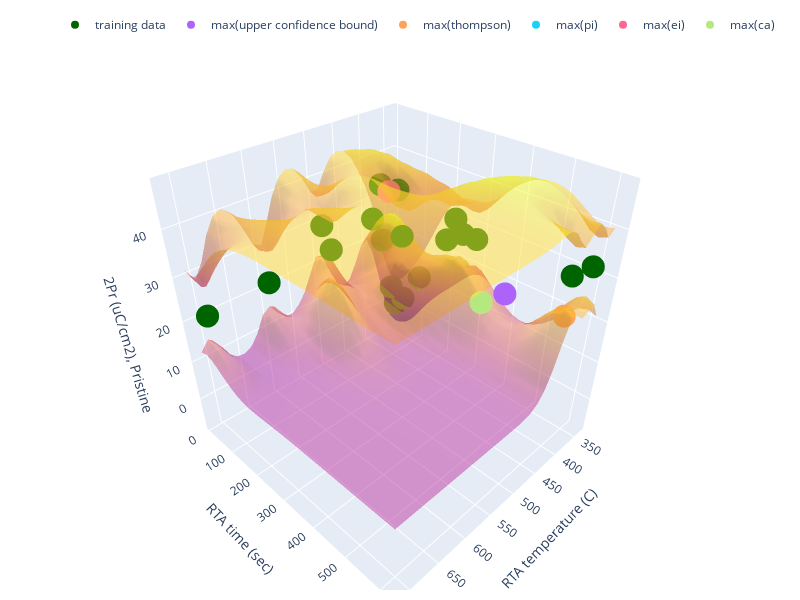

Source (notebook cell):
### Code cell
# Plot the acquisition function results alongside the confidence bound surfaces
pred_var = obs.variance.view(n, n).detach().numpy().T
lower, upper = obs.confidence_region()
upper_surf = upper.detach().numpy().reshape(30,30).T
lower_surf = lower.detach().numpy().reshape(30,30).T

ucb = np.unravel_index(upper_surf.argmax(), upper_surf.shape)
max_var = np.unravel_index(pred_var.argmax(), pred_var.shape)
ei = np.unravel_index(EI_acq_shape.argmax(), EI_acq_shape.shape)
pi = np.unravel_index(PI_acq_shape.argmax(), PI_acq_shape.shape)

# plot?...
import plotly.graph_objects as go
fig = go.Figure(data=[go.Surface(z = upper_surf, x=test_grid[:,0], y=test_grid[:,1], opacity=0.5, showscale=False)])
fig.add_trace(go.Surface(z = lower_surf, x=test_grid[:,0], y=test_grid[:,1], opacity=0.5, showscale=False))
fig.add_trace(go.Scatter3d(x=train_x[:,0].numpy(), y=train_x[:,1].numpy(), 
                            z=train_y.numpy(), mode='markers', name='training data', marker={'color':'darkgreen'}))

fig.add_trace(go.Scatter3d(x=test_grid[ucb[1], 0].numpy(), y=test_grid[ucb[0], 1].numpy(), 
                            z=[pred_labels[ucb[0], ucb[1]]], mode='markers', name='max(upper confidence bound)')) 
fig.add_trace(go.Scatter3d(x=test_grid[th[1], 0].numpy(), y=test_grid[th[0],1].numpy(), 
                            z=[pred_labels[th[0], th[1]].detach().numpy()], mode='markers', name='max(thompson)')) 
fig.add_trace(go.Scatter3d(x=test_grid[pi[1], 0].numpy(), y=test_grid[pi[0], 1].numpy(), z=[pred_labels[pi[0], pi[1]]], mode='markers', name='max(pi)'))

fig.add_trace(go.Scatter3d(x=test_grid[ei[1], 0].numpy(), y=test_grid[ei[0], 1].numpy(), z=[pred_labels[ei
[0], ei[1]]], mode='markers', name='max(ei)'))

fig.add_trace(go.Scatter3d(x=test_grid[ca[1], 0].numpy(), y=test_grid[ca[0], 1].numpy(), z=[pred_labels[ca[0], ca[1]]], mode='markers', name='max(ca)'))


fig.update_layout( width=800, height=600,
                  margin=dict(r=20, l=10, b=10, t=10),
                  legend=dict(orientation="h", yanchor="bottom", y=1.02, xanchor="right",x=1),
                  scene=dict(
                    xaxis_title="RTA temperature (C)",
                    yaxis_title="RTA time (sec)",
                    zaxis_title='2Pr (uC/cm2), Pristine')
                  )
fig.show()

### Figure 1 — Plotly figure (JSON) as saved in the notebook; plotly's stock layout.template omitted (floating-point values rounded to 4 significant figures; data arrays with more than 128 entries replaced by an {"elided": "..."} marker saying what was removed)
{"data": [{"opacity": 0.5, "showscale": false, "type": "surface", "x": [337.5, 350.4, 363.4, 376.3, 389.2, 402.2, 415.1, 428.0, 440.9, 453.9, 466.8, 479.7, 492.7, 505.6, 518.5, 531.5, 544.4, 557.3, 570.3, 583.2, 596.1, 609.1, 622.0, 634.9, 647.8, 660.8, 673.7, 686.6, 699.6, 712.5], "y": [9.643, 30.7, 51.76, 72.82, 93.88, 114.9, 136.0, 157.1, 178.1, 199.2, 220.2, 241.3, 262.4, 283.4, 304.5, 325.5, 346.6, 367.6, 388.7, 409.8, 430.8, 451.9, 472.9, 494.0, 515.1, 536.1, 557.2, 578.2, 599.3, 620.4], "z": {"elided": "30x30 float values"}}, {"opacity": 0.5, "showscale": false, "type": "surface", "x": [337.5, 350.4, 363.4, 376.3, 389.2, 402.2, 415.1, 428.0, 440.9, 453.9, 466.8, 479.7, 492.7, 505.6, 518.5, 531.5, 544.4, 557.3, 570.3, 583.2, 596.1, 609.1, 622.0, 634.9, 647.8, 660.8, 673.7, 686.6, 699.6, 712.5], "y": [9.643, 30.7, 51.76, 72.82, 93.88, 114.9, 136.0, 157.1, 178.1, 199.2, 220.2, 241.3, 262.4, 283.4, 304.5, 325.5, 346.6, 367.6, 388.7, 409.8, 430.8, 451.9, 472.9, 494.0, 515.1, 536.1, 557.2, 578.2, 599.3, 620.4], "z": {"elided": "30x30 float values"}}, {"marker": {"color": "darkgreen"}, "mode": "markers", "name": "training data", "type": "scatter3d", "x": [350, 350, 350, 350, 350, 360, 380, 400, 400, 400, 400, 400, 500, 600, 700, 389.2, 544.4, 440.9, 402.2], "y": [30, 60, 120, 300, 600, 30, 30, 30, 60, 120, 300, 600, 30, 30, 30, 309.6, 150, 199.9, 279.7], "z": [0.311, 3.051, 11.49, 27.85, 32.44, 5.915, 20.17, 26.67, 35.82, 36.27, 35.19, 33.62, 30.26, 22.56, 21.47, 31.51, 31.27, 30.21, 29.98]}, {"mode": "markers", "name": "max(upper confidence bound)", "type": "scatter3d", "x": [402.2], "y": [451.9], "z": [23.95]}, {"mode": "markers", "name": "max(thompson)", "type": "scatter3d", "x": [376.3], "y": [578.2], "z": [22.39]}, {"mode": "markers", "name": "max(pi)", "type": "scatter3d", "x": [415.1], "y": [114.9], "z": [36.48]}, {"mode": "markers", "name": "max(ei)", "type": "scatter3d", "x": [415.1], "y": [114.9], "z": [36.48]}, {"mode": "markers", "name": "max(ca)", "type": "scatter3d", "x": [453.9], "y": [451.9], "z": [25.51]}], "layout": {"height": 600, "legend": {"orientation": "h", "x": 1, "xanchor": "right", "y": 1.02, "yanchor": "bottom"}, "margin": {"b": 10, "l": 10, "r": 20, "t": 10}, "scene": {"xaxis": {"title": {"text": "RTA temperature (C)"}}, "yaxis": {"title": {"text": "RTA time (sec)"}}, "zaxis": {"title": {"text": "2Pr (uC/cm2), Pristine"}}}, "width": 800}}
